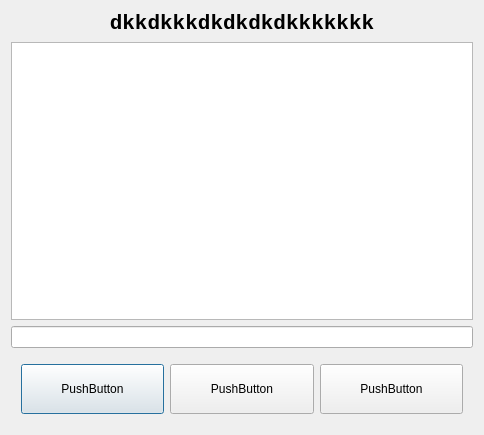
<?xml version="1.0" encoding="UTF-8"?>
<ui version="4.0">
 <class>Dialog</class>
 <widget class="QDialog" name="Dialog">
  <property name="geometry">
   <rect>
    <x>0</x>
    <y>0</y>
    <width>484</width>
    <height>435</height>
   </rect>
  </property>
  <property name="windowTitle">
   <string>myyyyyyyyyyyyy</string>
  </property>
  <layout class="QVBoxLayout" name="verticalLayout">
   <item>
    <widget class="QLabel" name="label">
     <property name="font">
      <font>
       <family>Consolas</family>
       <pointsize>16</pointsize>
       <weight>75</weight>
       <bold>true</bold>
      </font>
     </property>
     <property name="text">
      <string>dkkdkkkdkdkdkdkkkkkkk</string>
     </property>
     <property name="alignment">
      <set>Qt::AlignCenter</set>
     </property>
     <property name="margin">
      <number>20</number>
     </property>
    </widget>
   </item>
   <item>
    <widget class="QTextEdit" name="textEdit"/>
   </item>
   <item>
    <widget class="QLineEdit" name="lineEdit"/>
   </item>
   <item>
    <layout class="QHBoxLayout" name="horizontalLayout">
     <property name="margin">
      <number>10</number>
     </property>
     <item>
      <widget class="QPushButton" name="oneBtn">
       <property name="minimumSize">
        <size>
         <width>0</width>
         <height>50</height>
        </size>
       </property>
       <property name="text">
        <string>PushButton</string>
       </property>
      </widget>
     </item>
     <item>
      <widget class="QPushButton" name="pushButton_2">
       <property name="minimumSize">
        <size>
         <width>0</width>
         <height>50</height>
        </size>
       </property>
       <property name="text">
        <string>PushButton</string>
       </property>
      </widget>
     </item>
     <item>
      <widget class="QPushButton" name="pushButton_3">
       <property name="minimumSize">
        <size>
         <width>0</width>
         <height>50</height>
        </size>
       </property>
       <property name="text">
        <string>PushButton</string>
       </property>
      </widget>
     </item>
    </layout>
   </item>
  </layout>
 </widget>
 <resources/>
 <connections/>
</ui>
